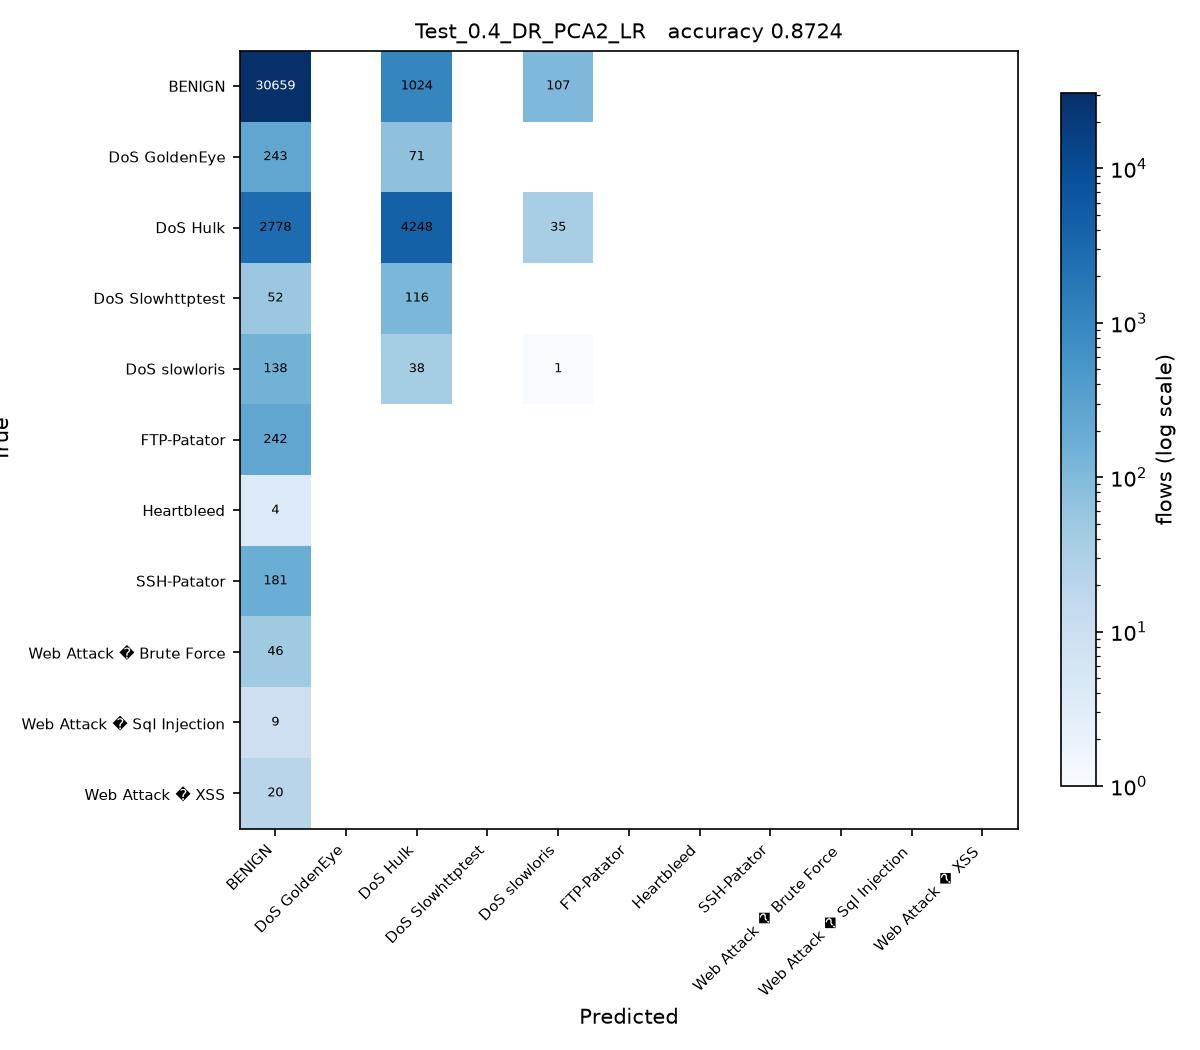

The Python source for this figure:
# Test_0.4_DR_PCA2_LR.py
#
# Test size 0.4  |  PCA, 2 components  |  Logistic Regression (sheet #2)
#
# This is SGDC_60_40.py with the changes marked CHANGE below and nothing else.

import os
from pathlib import Path

# CHANGE 1: find the folder holding the three CSV files and run from there, so
# the plain file names below resolve no matter where this script is started
# from or how deeply it sits inside the project folder.
HERE = Path(__file__).resolve().parent
for PROJECT in [HERE, *HERE.parents]:
    if (PROJECT / 'Tuesday-WorkingHours.pcap_ISCX.csv').exists():
        os.chdir(PROJECT)
        break
else:
    raise SystemExit('Put this folder inside the folder that holds the three '
                     'CIC-IDS2017 CSV files, then run the script again.')
import numpy as np
import pandas as pd

df1 = pd.read_csv('Tuesday-WorkingHours.pcap_ISCX.csv', low_memory=True)
df2 = pd.read_csv('Wednesday-workingHours.pcap_ISCX.csv', low_memory=True)
df3 = pd.read_csv('Thursday-WorkingHours-Morning-WebAttacks.pcap_ISCX.csv', low_memory=True)

dataset = pd.concat([df1, df2, df3], ignore_index=True)

dataset.columns = dataset.columns.str.strip()

# CHANGE 2: a stratified sample of 100000 flows, the same for every run. An RBF
# SVM on all 1.3 million flows would take about an hour per script.
# At least 50 flows of every class are kept.
label = dataset.columns[-1]
dataset = pd.concat(
    [g.sample(n=min(len(g), max(50, round(100000 * len(g) / len(dataset)))), random_state=0)
     for _, g in dataset.groupby(label)],
    ignore_index=True
)

X = dataset.iloc[:, :-1]
y = dataset.iloc[:, -1]

X = X.apply(pd.to_numeric, errors='coerce')

X.replace([np.inf, -np.inf], np.nan, inplace=True)

from sklearn.impute import SimpleImputer

imputer = SimpleImputer(missing_values=np.nan, strategy='mean')
X = imputer.fit_transform(X)

from sklearn.preprocessing import LabelEncoder

labelencoder_y = LabelEncoder()
y = labelencoder_y.fit_transform(y)

from sklearn.model_selection import train_test_split

X_train, X_test, y_train, y_test = train_test_split(
    X,
    y,
    test_size=0.4,   # CHANGE 3: test size
    random_state=0,
    stratify=y
)

# CHANGE 4: PCA, from PCA_LDA_KErnel_PCA_CODE.pdf (fit only on training data)
from sklearn.decomposition import PCA

pca = PCA(n_components=2)
X_train = pca.fit_transform(X_train)
X_test = pca.transform(X_test)

# CHANGE 5: Logistic Regression (sheet #2) in place of SGDClassifier
from sklearn.linear_model import LogisticRegression

classifier = LogisticRegression(
    max_iter=1000,
    random_state=0
)

classifier.fit(X_train, y_train)

y_pred = classifier.predict(X_test) 

from sklearn.metrics import confusion_matrix
from sklearn.metrics import accuracy_score
from sklearn.metrics import precision_score
from sklearn.metrics import recall_score
from sklearn.metrics import f1_score
from sklearn.metrics import classification_report

cm = confusion_matrix(y_test, y_pred)

print("Confusion Matrix:\n")
print(cm)

print("\nAccuracy : {:.4f}".format(accuracy_score(y_test, y_pred)))
print("\nPrecision : {:.4f}".format(precision_score(y_test, y_pred, average='weighted')))
print("\nRecall : {:.4f}".format(recall_score(y_test, y_pred, average='weighted')))
print("\nF1 Score : {:.4f}".format(f1_score(y_test, y_pred, average='weighted')))

print("\nClassification Report:\n")
print(classification_report(y_test, y_pred))

# CHANGE 6: save the confusion matrix as Test_0.4_DR_PCA2_LR.jpg and record the result
import matplotlib
matplotlib.use('Agg')
import matplotlib.pyplot as plt
from matplotlib.colors import LogNorm

here = HERE                     # the folder this script sits in
names = [str(c) for c in labelencoder_y.classes_]
fig, ax = plt.subplots(figsize=(8, 7))
im = ax.imshow(cm, cmap='Blues', norm=LogNorm(vmin=1))
ax.set_xticks(range(len(names)), names, rotation=45, ha='right', fontsize=7)
ax.set_yticks(range(len(names)), names, fontsize=7)
ax.set_xlabel('Predicted')
ax.set_ylabel('True')
ax.set_title('Test_0.4_DR_PCA2_LR   accuracy {:.4f}'.format(accuracy_score(y_test, y_pred)), fontsize=10)
for i in range(cm.shape[0]):
    for j in range(cm.shape[1]):
        if cm[i, j]:
            ax.text(j, i, cm[i, j], ha='center', va='center', fontsize=6,
                    color='white' if cm[i, j] > cm.max() / 3 else 'black')
fig.colorbar(im, ax=ax, fraction=0.04, label='flows (log scale)')
fig.tight_layout()
fig.savefig(here / 'Test_0.4_DR_PCA2_LR.jpg', dpi=150)
plt.close(fig)

row = pd.DataFrame([{
    'Test': 0.4, 'DR': 'PCA2', 'Clas': 'LR',
    'Acc': round(accuracy_score(y_test, y_pred), 4),
    'Pre': round(precision_score(y_test, y_pred, average='weighted'), 4),
    'Rec': round(recall_score(y_test, y_pred, average='weighted'), 4),
    'F1': round(f1_score(y_test, y_pred, average='weighted'), 4),
    'script': 'Test_0.4_DR_PCA2_LR',
}])
out = PROJECT / 'results' / '75_runs_pca.csv'
out.parent.mkdir(exist_ok=True)
if out.exists():
    old = pd.read_csv(out)
    row = pd.concat([old[old['script'] != 'Test_0.4_DR_PCA2_LR'], row], ignore_index=True)
row.to_csv(out, index=False)
